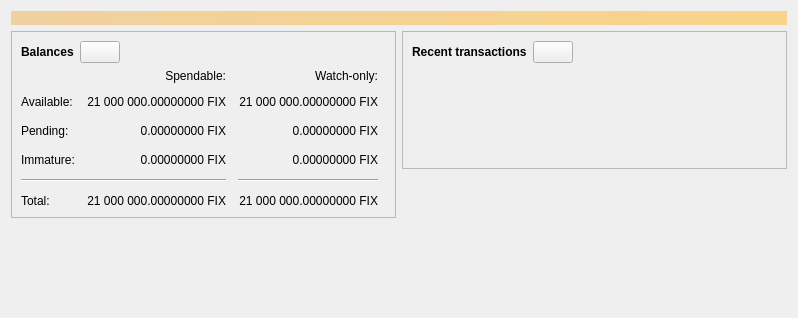
<?xml version="1.0" encoding="UTF-8"?>
<ui version="4.0">
 <class>OverviewPage</class>
 <widget class="QWidget" name="OverviewPage">
  <property name="geometry">
   <rect>
    <x>0</x>
    <y>0</y>
    <width>798</width>
    <height>318</height>
   </rect>
  </property>
  <property name="windowTitle">
   <string>Form</string>
  </property>
  <layout class="QVBoxLayout" name="topLayout">
   <item>
    <widget class="QLabel" name="labelAlerts">
     <property name="visible">
      <bool>false</bool>
     </property>
     <property name="styleSheet">
      <string notr="true">QLabel { background-color: qlineargradient(x1: 0, y1: 0, x2: 1, y2: 0, stop:0 #F0D0A0, stop:1 #F8D488); color:#000000; }</string>
     </property>
     <property name="wordWrap">
      <bool>true</bool>
     </property>
     <property name="margin">
      <number>3</number>
     </property>
     <property name="textInteractionFlags">
      <set>Qt::TextSelectableByMouse</set>
     </property>
    </widget>
   </item>
   <item>
    <layout class="QHBoxLayout" name="horizontalLayout" stretch="1,1">
     <item>
      <layout class="QVBoxLayout" name="verticalLayout_2">
       <item>
        <widget class="QFrame" name="frame">
         <property name="frameShape">
          <enum>QFrame::StyledPanel</enum>
         </property>
         <property name="frameShadow">
          <enum>QFrame::Raised</enum>
         </property>
         <layout class="QVBoxLayout" name="verticalLayout_4">
          <item>
           <layout class="QHBoxLayout" name="horizontalLayout_4">
            <item>
             <widget class="QLabel" name="label_5">
              <property name="font">
               <font>
                <weight>75</weight>
                <bold>true</bold>
               </font>
              </property>
              <property name="text">
               <string>Balances</string>
              </property>
             </widget>
            </item>
            <item>
             <widget class="QPushButton" name="labelWalletStatus">
              <property name="enabled">
               <bool>true</bool>
              </property>
              <property name="maximumSize">
               <size>
                <width>45</width>
                <height>16777215</height>
               </size>
              </property>
              <property name="toolTip">
               <string>The displayed information may be out of date. Your wallet automatically synchronizes with the FixedCoin network after a connection is established, but this process has not completed yet.</string>
              </property>
              <property name="text">
               <string/>
              </property>
              <property name="icon">
               <iconset resource="../fixedcoin.qrc">
                <normaloff>:/icons/warning</normaloff>
                <disabledoff>:/icons/warning</disabledoff>:/icons/warning</iconset>
              </property>
              <property name="iconSize">
               <size>
                <width>24</width>
                <height>24</height>
               </size>
              </property>
             </widget>
            </item>
            <item>
             <spacer name="horizontalSpacer_3">
              <property name="orientation">
               <enum>Qt::Horizontal</enum>
              </property>
              <property name="sizeHint" stdset="0">
               <size>
                <width>40</width>
                <height>20</height>
               </size>
              </property>
             </spacer>
            </item>
           </layout>
          </item>
          <item>
           <layout class="QGridLayout" name="gridLayout">
            <property name="spacing">
             <number>12</number>
            </property>
            <item row="2" column="2">
             <widget class="QLabel" name="labelWatchPending">
              <property name="cursor">
               <cursorShape>IBeamCursor</cursorShape>
              </property>
              <property name="toolTip">
               <string>Unconfirmed transactions to watch-only addresses</string>
              </property>
              <property name="text">
               <string notr="true">0.00000000 FIX</string>
              </property>
              <property name="alignment">
               <set>Qt::AlignRight|Qt::AlignTrailing|Qt::AlignVCenter</set>
              </property>
              <property name="textInteractionFlags">
               <set>Qt::LinksAccessibleByMouse|Qt::TextSelectableByKeyboard|Qt::TextSelectableByMouse</set>
              </property>
             </widget>
            </item>
            <item row="2" column="1">
             <widget class="QLabel" name="labelUnconfirmed">
              <property name="cursor">
               <cursorShape>IBeamCursor</cursorShape>
              </property>
              <property name="toolTip">
               <string>Total of transactions that have yet to be confirmed, and do not yet count toward the spendable balance</string>
              </property>
              <property name="text">
               <string notr="true">0.00000000 FIX</string>
              </property>
              <property name="alignment">
               <set>Qt::AlignRight|Qt::AlignTrailing|Qt::AlignVCenter</set>
              </property>
              <property name="textInteractionFlags">
               <set>Qt::LinksAccessibleByMouse|Qt::TextSelectableByKeyboard|Qt::TextSelectableByMouse</set>
              </property>
             </widget>
            </item>
            <item row="3" column="2">
             <widget class="QLabel" name="labelWatchImmature">
              <property name="cursor">
               <cursorShape>IBeamCursor</cursorShape>
              </property>
              <property name="toolTip">
               <string>Mined balance in watch-only addresses that has not yet matured</string>
              </property>
              <property name="text">
               <string notr="true">0.00000000 FIX</string>
              </property>
              <property name="alignment">
               <set>Qt::AlignRight|Qt::AlignTrailing|Qt::AlignVCenter</set>
              </property>
              <property name="textInteractionFlags">
               <set>Qt::LinksAccessibleByMouse|Qt::TextSelectableByKeyboard|Qt::TextSelectableByMouse</set>
              </property>
             </widget>
            </item>
            <item row="4" column="0" colspan="2">
             <widget class="Line" name="line">
              <property name="orientation">
               <enum>Qt::Horizontal</enum>
              </property>
             </widget>
            </item>
            <item row="4" column="2">
             <widget class="Line" name="lineWatchBalance">
              <property name="sizePolicy">
               <sizepolicy hsizetype="Preferred" vsizetype="Fixed">
                <horstretch>0</horstretch>
                <verstretch>0</verstretch>
               </sizepolicy>
              </property>
              <property name="minimumSize">
               <size>
                <width>140</width>
                <height>0</height>
               </size>
              </property>
              <property name="orientation">
               <enum>Qt::Horizontal</enum>
              </property>
             </widget>
            </item>
            <item row="5" column="0">
             <widget class="QLabel" name="labelTotalText">
              <property name="text">
               <string>Total:</string>
              </property>
             </widget>
            </item>
            <item row="3" column="1">
             <widget class="QLabel" name="labelImmature">
              <property name="cursor">
               <cursorShape>IBeamCursor</cursorShape>
              </property>
              <property name="toolTip">
               <string>Mined balance that has not yet matured</string>
              </property>
              <property name="text">
               <string notr="true">0.00000000 FIX</string>
              </property>
              <property name="alignment">
               <set>Qt::AlignRight|Qt::AlignTrailing|Qt::AlignVCenter</set>
              </property>
              <property name="textInteractionFlags">
               <set>Qt::LinksAccessibleByMouse|Qt::TextSelectableByKeyboard|Qt::TextSelectableByMouse</set>
              </property>
             </widget>
            </item>
            <item row="2" column="3">
             <spacer name="horizontalSpacer_2">
              <property name="orientation">
               <enum>Qt::Horizontal</enum>
              </property>
              <property name="sizeHint" stdset="0">
               <size>
                <width>40</width>
                <height>20</height>
               </size>
              </property>
             </spacer>
            </item>
            <item row="3" column="0">
             <widget class="QLabel" name="labelImmatureText">
              <property name="text">
               <string>Immature:</string>
              </property>
             </widget>
            </item>
            <item row="5" column="1">
             <widget class="QLabel" name="labelTotal">
              <property name="cursor">
               <cursorShape>IBeamCursor</cursorShape>
              </property>
              <property name="toolTip">
               <string>Your current total balance</string>
              </property>
              <property name="text">
               <string notr="true">21 000 000.00000000 FIX</string>
              </property>
              <property name="alignment">
               <set>Qt::AlignRight|Qt::AlignTrailing|Qt::AlignVCenter</set>
              </property>
              <property name="textInteractionFlags">
               <set>Qt::LinksAccessibleByMouse|Qt::TextSelectableByKeyboard|Qt::TextSelectableByMouse</set>
              </property>
             </widget>
            </item>
            <item row="5" column="2">
             <widget class="QLabel" name="labelWatchTotal">
              <property name="cursor">
               <cursorShape>IBeamCursor</cursorShape>
              </property>
              <property name="toolTip">
               <string>Current total balance in watch-only addresses</string>
              </property>
              <property name="text">
               <string notr="true">21 000 000.00000000 FIX</string>
              </property>
              <property name="alignment">
               <set>Qt::AlignRight|Qt::AlignTrailing|Qt::AlignVCenter</set>
              </property>
              <property name="textInteractionFlags">
               <set>Qt::LinksAccessibleByMouse|Qt::TextSelectableByKeyboard|Qt::TextSelectableByMouse</set>
              </property>
             </widget>
            </item>
            <item row="0" column="2">
             <widget class="QLabel" name="labelWatchonly">
              <property name="text">
               <string>Watch-only:</string>
              </property>
              <property name="alignment">
               <set>Qt::AlignRight|Qt::AlignTrailing|Qt::AlignVCenter</set>
              </property>
             </widget>
            </item>
            <item row="1" column="0">
             <widget class="QLabel" name="labelBalanceText">
              <property name="text">
               <string>Available:</string>
              </property>
             </widget>
            </item>
            <item row="1" column="1">
             <widget class="QLabel" name="labelBalance">
              <property name="cursor">
               <cursorShape>IBeamCursor</cursorShape>
              </property>
              <property name="toolTip">
               <string>Your current spendable balance</string>
              </property>
              <property name="text">
               <string notr="true">21 000 000.00000000 FIX</string>
              </property>
              <property name="alignment">
               <set>Qt::AlignRight|Qt::AlignTrailing|Qt::AlignVCenter</set>
              </property>
              <property name="textInteractionFlags">
               <set>Qt::LinksAccessibleByMouse|Qt::TextSelectableByKeyboard|Qt::TextSelectableByMouse</set>
              </property>
             </widget>
            </item>
            <item row="1" column="2">
             <widget class="QLabel" name="labelWatchAvailable">
              <property name="cursor">
               <cursorShape>IBeamCursor</cursorShape>
              </property>
              <property name="toolTip">
               <string>Your current balance in watch-only addresses</string>
              </property>
              <property name="text">
               <string notr="true">21 000 000.00000000 FIX</string>
              </property>
              <property name="alignment">
               <set>Qt::AlignRight|Qt::AlignTrailing|Qt::AlignVCenter</set>
              </property>
              <property name="textInteractionFlags">
               <set>Qt::LinksAccessibleByMouse|Qt::TextSelectableByKeyboard|Qt::TextSelectableByMouse</set>
              </property>
             </widget>
            </item>
            <item row="2" column="0">
             <widget class="QLabel" name="labelPendingText">
              <property name="text">
               <string>Pending:</string>
              </property>
             </widget>
            </item>
            <item row="0" column="1">
             <widget class="QLabel" name="labelSpendable">
              <property name="text">
               <string>Spendable:</string>
              </property>
              <property name="alignment">
               <set>Qt::AlignRight|Qt::AlignTrailing|Qt::AlignVCenter</set>
              </property>
             </widget>
            </item>
           </layout>
          </item>
         </layout>
        </widget>
       </item>
       <item>
        <spacer name="verticalSpacer">
         <property name="orientation">
          <enum>Qt::Vertical</enum>
         </property>
         <property name="sizeHint" stdset="0">
          <size>
           <width>20</width>
           <height>40</height>
          </size>
         </property>
        </spacer>
       </item>
      </layout>
     </item>
     <item>
      <layout class="QVBoxLayout" name="verticalLayout_3">
       <item>
        <widget class="QFrame" name="frame_2">
         <property name="frameShape">
          <enum>QFrame::StyledPanel</enum>
         </property>
         <property name="frameShadow">
          <enum>QFrame::Raised</enum>
         </property>
         <layout class="QVBoxLayout" name="verticalLayout">
          <item>
           <layout class="QHBoxLayout" name="horizontalLayout_2">
            <item>
             <widget class="QLabel" name="label_4">
              <property name="font">
               <font>
                <weight>75</weight>
                <bold>true</bold>
               </font>
              </property>
              <property name="text">
               <string>Recent transactions</string>
              </property>
             </widget>
            </item>
            <item>
             <widget class="QPushButton" name="labelTransactionsStatus">
              <property name="enabled">
               <bool>true</bool>
              </property>
              <property name="maximumSize">
               <size>
                <width>45</width>
                <height>16777215</height>
               </size>
              </property>
              <property name="toolTip">
               <string>The displayed information may be out of date. Your wallet automatically synchronizes with the FixedCoin network after a connection is established, but this process has not completed yet.</string>
              </property>
              <property name="text">
               <string/>
              </property>
              <property name="icon">
               <iconset resource="../fixedcoin.qrc">
                <normaloff>:/icons/warning</normaloff>
                <disabledoff>:/icons/warning</disabledoff>:/icons/warning</iconset>
              </property>
              <property name="iconSize">
               <size>
                <width>24</width>
                <height>24</height>
               </size>
              </property>
             </widget>
            </item>
            <item>
             <spacer name="horizontalSpacer">
              <property name="orientation">
               <enum>Qt::Horizontal</enum>
              </property>
              <property name="sizeHint" stdset="0">
               <size>
                <width>40</width>
                <height>20</height>
               </size>
              </property>
             </spacer>
            </item>
           </layout>
          </item>
          <item>
           <widget class="TransactionOverviewWidget" name="listTransactions">
            <property name="styleSheet">
             <string notr="true">QListView { background: transparent; }</string>
            </property>
            <property name="frameShape">
             <enum>QFrame::NoFrame</enum>
            </property>
            <property name="verticalScrollBarPolicy">
             <enum>Qt::ScrollBarAlwaysOff</enum>
            </property>
            <property name="horizontalScrollBarPolicy">
             <enum>Qt::ScrollBarAlwaysOff</enum>
            </property>
            <property name="sizeAdjustPolicy">
             <enum>QAbstractScrollArea::AdjustToContents</enum>
            </property>
            <property name="selectionMode">
             <enum>QAbstractItemView::NoSelection</enum>
            </property>
            <property name="uniformItemSizes">
             <bool>true</bool>
            </property>
           </widget>
          </item>
         </layout>
        </widget>
       </item>
       <item>
        <spacer name="verticalSpacer_2">
         <property name="orientation">
          <enum>Qt::Vertical</enum>
         </property>
         <property name="sizeHint" stdset="0">
          <size>
           <width>20</width>
           <height>40</height>
          </size>
         </property>
        </spacer>
       </item>
      </layout>
     </item>
    </layout>
   </item>
  </layout>
 </widget>
 <customwidgets>
  <customwidget>
   <class>TransactionOverviewWidget</class>
   <extends>QListView</extends>
   <header>qt/transactionoverviewwidget.h</header>
  </customwidget>
 </customwidgets>
 <resources/>
 <connections/>
</ui>
